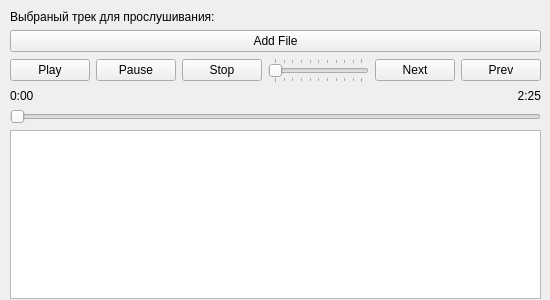
<?xml version="1.0" encoding="UTF-8"?>
<ui version="4.0">
 <class>Form</class>
 <widget class="QWidget" name="Form">
  <property name="geometry">
   <rect>
    <x>0</x>
    <y>0</y>
    <width>550</width>
    <height>300</height>
   </rect>
  </property>
  <property name="minimumSize">
   <size>
    <width>550</width>
    <height>300</height>
   </size>
  </property>
  <property name="maximumSize">
   <size>
    <width>550</width>
    <height>300</height>
   </size>
  </property>
  <property name="windowTitle">
   <string>Form</string>
  </property>
  <widget class="QWidget" name="verticalLayoutWidget">
   <property name="geometry">
    <rect>
     <x>10</x>
     <y>10</y>
     <width>531</width>
     <height>289</height>
    </rect>
   </property>
   <layout class="QVBoxLayout" name="verticalLayout">
    <item>
     <widget class="QLabel" name="label">
      <property name="text">
       <string>Выбраный трек для прослушивания:</string>
      </property>
     </widget>
    </item>
    <item>
     <widget class="QPushButton" name="pushButton">
      <property name="text">
       <string>Add File</string>
      </property>
     </widget>
    </item>
    <item>
     <layout class="QHBoxLayout" name="horizontalLayout">
      <item>
       <widget class="QPushButton" name="pushButton_4">
        <property name="text">
         <string>Play</string>
        </property>
       </widget>
      </item>
      <item>
       <widget class="QPushButton" name="pushButton_5">
        <property name="text">
         <string>Pause</string>
        </property>
       </widget>
      </item>
      <item>
       <widget class="QPushButton" name="pushButton_3">
        <property name="text">
         <string>Stop</string>
        </property>
       </widget>
      </item>
      <item>
       <widget class="QSlider" name="horizontalSlider">
        <property name="enabled">
         <bool>true</bool>
        </property>
        <property name="orientation">
         <enum>Qt::Horizontal</enum>
        </property>
        <property name="tickPosition">
         <enum>QSlider::TicksBothSides</enum>
        </property>
       </widget>
      </item>
      <item>
       <widget class="QPushButton" name="pushButton_2">
        <property name="text">
         <string>Next</string>
        </property>
       </widget>
      </item>
      <item>
       <widget class="QPushButton" name="pushButton_6">
        <property name="text">
         <string>Prev</string>
        </property>
       </widget>
      </item>
     </layout>
    </item>
    <item>
     <layout class="QHBoxLayout" name="horizontalLayout_2">
      <item>
       <widget class="QLabel" name="label_3">
        <property name="text">
         <string>0:00</string>
        </property>
       </widget>
      </item>
      <item>
       <widget class="QLabel" name="label_2">
        <property name="text">
         <string>2:25</string>
        </property>
        <property name="alignment">
         <set>Qt::AlignRight|Qt::AlignTrailing|Qt::AlignVCenter</set>
        </property>
       </widget>
      </item>
     </layout>
    </item>
    <item>
     <widget class="QSlider" name="horizontalSlider_2">
      <property name="orientation">
       <enum>Qt::Horizontal</enum>
      </property>
     </widget>
    </item>
    <item>
     <widget class="QListWidget" name="listWidget"/>
    </item>
   </layout>
  </widget>
 </widget>
 <resources/>
 <connections/>
</ui>
